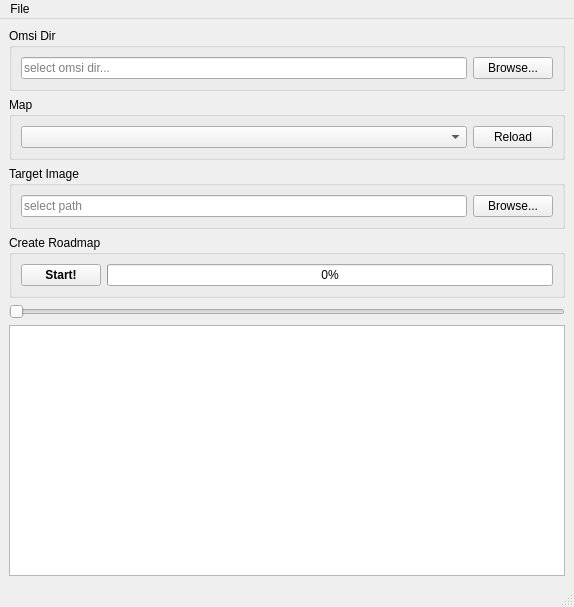
<?xml version="1.0" encoding="UTF-8"?>
<ui version="4.0">
 <class>MainWindow</class>
 <widget class="QMainWindow" name="MainWindow">
  <property name="geometry">
   <rect>
    <x>0</x>
    <y>0</y>
    <width>574</width>
    <height>607</height>
   </rect>
  </property>
  <property name="windowTitle">
   <string>Omsi Roadmap Tool</string>
  </property>
  <widget class="QWidget" name="centralwidget">
   <layout class="QVBoxLayout" name="verticalLayout_2">
    <item>
     <widget class="QGroupBox" name="groupBox">
      <property name="title">
       <string>Omsi Dir</string>
      </property>
      <layout class="QHBoxLayout" name="horizontalLayout">
       <item>
        <widget class="QLineEdit" name="leOmsiDir">
         <property name="readOnly">
          <bool>true</bool>
         </property>
         <property name="placeholderText">
          <string>select omsi dir...</string>
         </property>
        </widget>
       </item>
       <item>
        <widget class="QPushButton" name="pbOmsiDirBrowse">
         <property name="text">
          <string>Browse...</string>
         </property>
        </widget>
       </item>
      </layout>
     </widget>
    </item>
    <item>
     <widget class="QGroupBox" name="groupBox_2">
      <property name="title">
       <string>Map</string>
      </property>
      <layout class="QHBoxLayout" name="horizontalLayout_2">
       <item>
        <widget class="QComboBox" name="cbMaps"/>
       </item>
       <item>
        <widget class="QPushButton" name="pbMapsReload">
         <property name="sizePolicy">
          <sizepolicy hsizetype="Maximum" vsizetype="Fixed">
           <horstretch>0</horstretch>
           <verstretch>0</verstretch>
          </sizepolicy>
         </property>
         <property name="text">
          <string>Reload</string>
         </property>
        </widget>
       </item>
      </layout>
     </widget>
    </item>
    <item>
     <widget class="QGroupBox" name="groupBox_3">
      <property name="title">
       <string>Target Image</string>
      </property>
      <layout class="QHBoxLayout" name="horizontalLayout_3">
       <item>
        <widget class="QLineEdit" name="leTargetPath">
         <property name="text">
          <string/>
         </property>
         <property name="readOnly">
          <bool>true</bool>
         </property>
         <property name="placeholderText">
          <string>select path</string>
         </property>
        </widget>
       </item>
       <item>
        <widget class="QPushButton" name="pbTargetPathBrowse">
         <property name="text">
          <string>Browse...</string>
         </property>
        </widget>
       </item>
      </layout>
     </widget>
    </item>
    <item>
     <widget class="QGroupBox" name="groupBox_4">
      <property name="title">
       <string>Create Roadmap</string>
      </property>
      <layout class="QHBoxLayout" name="horizontalLayout_4">
       <item>
        <widget class="QPushButton" name="pbStart">
         <property name="font">
          <font>
           <bold>true</bold>
          </font>
         </property>
         <property name="text">
          <string>Start!</string>
         </property>
        </widget>
       </item>
       <item>
        <widget class="QProgressBar" name="progressBar">
         <property name="value">
          <number>0</number>
         </property>
        </widget>
       </item>
      </layout>
     </widget>
    </item>
    <item>
     <widget class="QSlider" name="hsTerrainFactor">
      <property name="minimum">
       <number>1</number>
      </property>
      <property name="maximum">
       <number>100</number>
      </property>
      <property name="orientation">
       <enum>Qt::Horizontal</enum>
      </property>
     </widget>
    </item>
    <item>
     <widget class="QListWidget" name="lwLog"/>
    </item>
   </layout>
  </widget>
  <widget class="QMenuBar" name="menubar">
   <property name="geometry">
    <rect>
     <x>0</x>
     <y>0</y>
     <width>574</width>
     <height>22</height>
    </rect>
   </property>
   <widget class="QMenu" name="menuFile">
    <property name="title">
     <string>File</string>
    </property>
    <addaction name="actionQuit"/>
   </widget>
   <addaction name="menuFile"/>
  </widget>
  <widget class="QStatusBar" name="statusbar"/>
  <action name="actionQuit">
   <property name="text">
    <string>Quit</string>
   </property>
   <property name="shortcut">
    <string>Ctrl+Q</string>
   </property>
  </action>
 </widget>
 <resources/>
 <connections/>
</ui>
